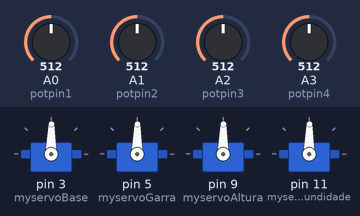
A sketch run on a simulated Arduino Uno, built with avr-gcc and run on an emulated ATmega328P. Parts: 4 × servo. The test bench sets the inputs (shaded band); at power-on: A0 (potpin1) = 512, A1 (potpin2) = 512, A2 (potpin3) = 512, A3 (potpin4) = 512.

Above: at 1.2 s.
1.3 s: A0 (potpin1) set to 716
At 1.6 s:
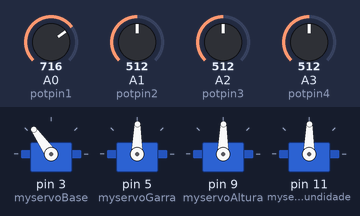
2.8 s: A1 (potpin2) set to 716
At 3.2 s:
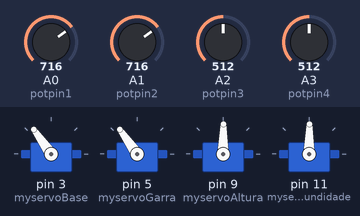
4.3 s: A2 (potpin3) set to 716
At 4.9 s:
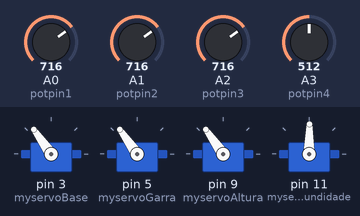
5.8 s: A3 (potpin4) set to 716
At 6.5 s:
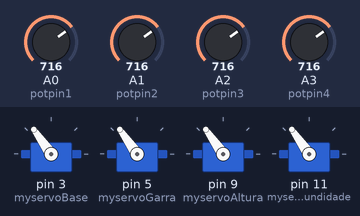
7.3 s: A0 (potpin1) set to 992
At 8.2 s:
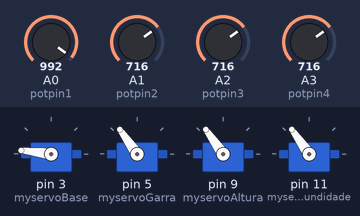
8.8 s: A1 (potpin2) set to 992
At 9.8 s:
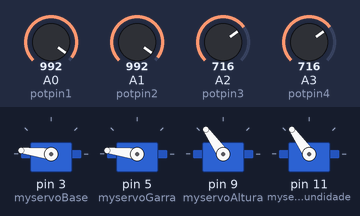
Timing chart, 0 to 11.3 s (numbered marks = the images above; inputs shaded):
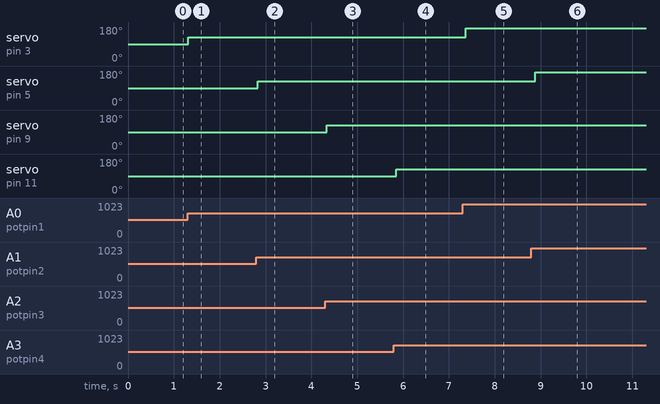

Measured:
- after the input at 1.3 s, servo on pin 3 (myservoBase): 89° → 125° at once
- after the input at 2.8 s, servo on pin 5 (myservoGarra): 89° → 125° at once
- after the input at 4.3 s, servo on pin 9 (myservoAltura): 89° → 125° at once
- after the input at 5.8 s, servo on pin 11 (myservoProfundidade): 89° → 125° after 0.05 s
- after the input at 7.3 s, servo on pin 3 (myservoBase): 125° → 173° after 0.07 s
- after the input at 8.8 s, servo on pin 5 (myservoGarra): 125° → 173° after 0.08 s

The sketch:

4_Micro_Servos_e_4_Potenci_metros.ino
```cpp
#define potpin1  A0
#define potpin2  A1
#define potpin3  A2
#define potpin4  A3

#include <Servo.h>

Servo myservoBase;
Servo myservoGarra;
Servo myservoAltura;
Servo myservoProfundidade;


int val;    // variable to read the value from the analog pin

void setup()
{
  //Associa cada objeto a um pino pwm
  myservoBase.attach(3);
  myservoGarra.attach(5);
  myservoAltura.attach(9);
  myservoProfundidade.attach(11);
}

void loop()
{

  val = map(analogRead(potpin1), 0, 1023, 0, 179);
  myservoBase.write(val);

  val = map(analogRead(potpin2), 0, 1023, 0, 179);
  myservoGarra.write(val);

  val = map(analogRead(potpin3), 0, 1023, 0, 179);
  myservoAltura.write(val);

  val = map(analogRead(potpin4), 0, 1023, 0, 179);
  myservoProfundidade.write(val);

  delay(100);
}
```
